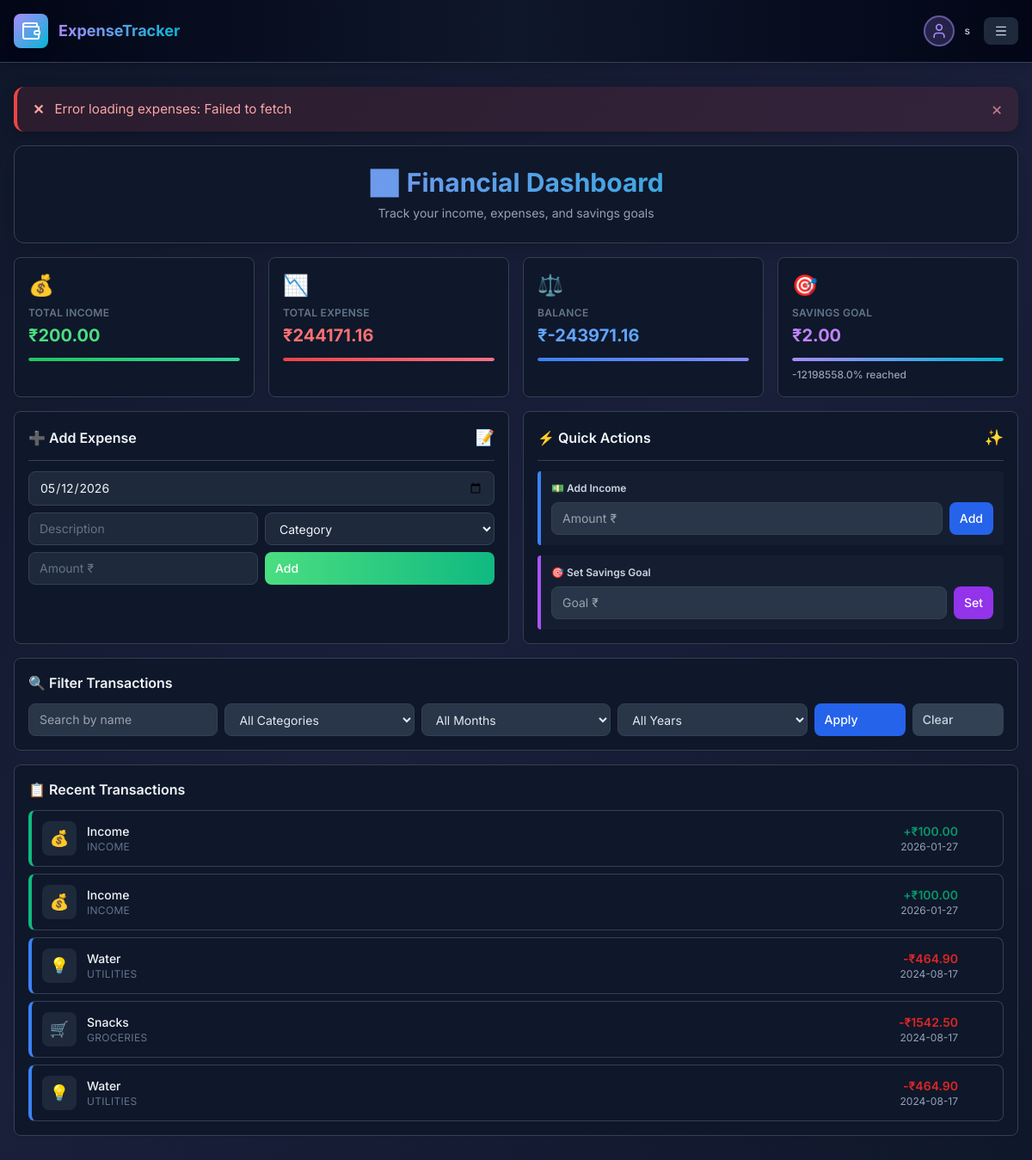
Before: / (signed in) with the older database file.
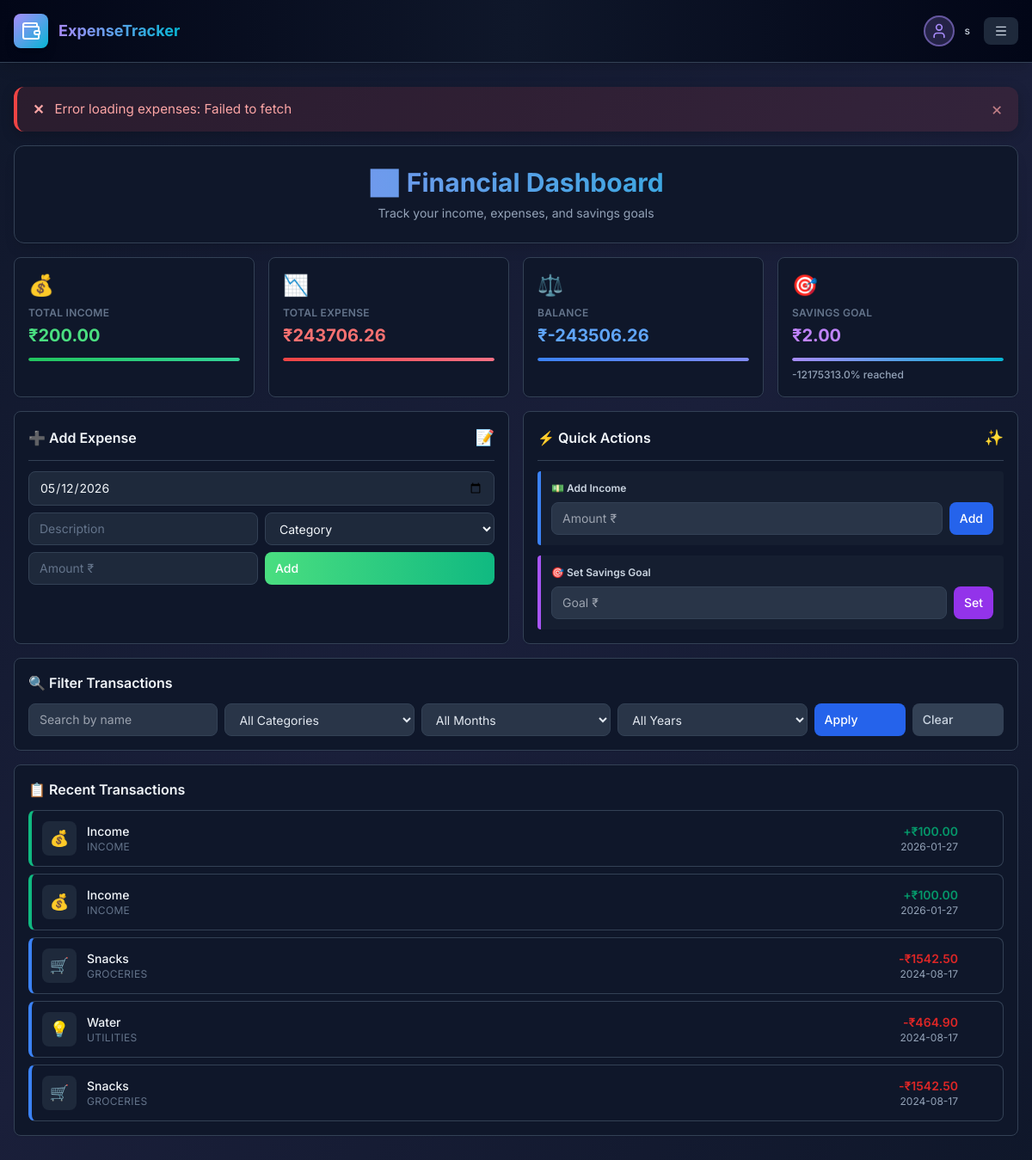
After: the same page with the newer database file.
### tables this page shows
CREATE TABLE goals (
                    user_id INTEGER PRIMARY KEY,
                    goal_amount REAL DEFAULT 0);

CREATE TABLE expenses (
                    id INTEGER PRIMARY KEY AUTOINCREMENT,
                    user_id INTEGER,
                    date TEXT,
                    name TEXT,
                    category TEXT,
                    amount REAL);

### app.py (the view)
@app.route('/', methods=['GET', 'POST'])
def index():
    if 'user_id' not in session:
        return redirect(url_for('login'))
    conn = get_db()
    filter_category = request.args.get('category', '').strip()
    filter_month = request.args.get('month', 'All')
    filter_year = request.args.get('year', 'All')
    filter_name = request.args.get('name', '').strip()
    query = "SELECT * FROM expenses WHERE user_id = ?"
    params = [session['user_id']]
    if filter_category and filter_category.lower() != "all":
        query += " AND LOWER(category) = ?"
        params.append(filter_category.lower())
    if filter_month != "All":
        query += " AND strftime('%m', date) = ?"
        params.append(f"{int(filter_month):02d}")
    if filter_year != "All":
        query += " AND strftime('%Y', date) = ?"
        params.append(filter_year)
    if filter_name:
        query += " AND LOWER(name) LIKE ?"
        params.append(f"%{filter_name.lower()}%")
    query += " ORDER BY date DESC"
    if not (filter_category or filter_month != "All" or filter_year != "All" or filter_name):
        query += " LIMIT 5"
    expenses = conn.execute(query, params).fetchall()
    total_income = sum(e['amount'] for e in conn.execute(
        "SELECT amount FROM expenses WHERE user_id = ? AND LOWER(category) = 'income'",
        (session['user_id'],)
    ))
    total_expense = sum(e['amount'] for e in conn.execute(
        "SELECT amount FROM expenses WHERE user_id = ? AND LOWER(category) != 'income'",
        (session['user_id'],)
    ))
    balance = total_income - total_expense
    g = conn.execute("SELECT goal_amount FROM goals WHERE user_id = ?", (session['user_id'],)).fetchone()
    goal = g['goal_amount'] if g else 0
    progress = (balance / goal * 100) if goal > 0 else 0
    years = [r['y'] for r in conn.execute(
        "SELECT DISTINCT strftime('%Y', date) as y FROM expenses WHERE user_id = ? ORDER BY y DESC",
        (session['user_id'],)
    ) if r['y']]
    conn.close()
    return render_template(
        'index.html',
        expenses=expenses,
        total_income=total_income,
        total_expense=total_expense,
        balance=balance,
        goal=goal,
        progress=progress,
        filter_category=filter_category,
        filter_month=filter_month,
        filter_year=filter_year,
        filter_name=filter_name,
        years=years
    )

### templates/index.html (shortened to what this page needs)
{% extends "base.html" %}
{% block content %}
<div class="dashboard-container space-y-4">
  <div class="bg-slate-900 border border-slate-700 rounded-xl p-6 shadow-lg text-center">
    <h2 class="text-3xl font-bold text-transparent bg-gradient-to-r from-primary to-accent bg-clip-text mb-2">📊 Financial Dashboard</h2>
    <p class="text-slate-400 text-sm">Track your income, expenses, and savings goals</p>
  </div>
  <div id="stats-container" class="grid grid-cols-1 md:grid-cols-2 lg:grid-cols-4 gap-4">
    <div class="bg-slate-900 border border-slate-700 rounded-lg p-4 shadow-sm hover:shadow-lg hover:border-slate-600 hover:bg-slate-800 transition-all">
      <div class="stat-icon text-2xl mb-2">💰</div>
      <p class="stat-label text-xs font-semibold text-slate-500 uppercase tracking-wide">Total Income</p>
      <p class="stat-value text-xl font-bold text-green-400 mt-1" id="total-income">₹{{ "%.2f"|format(total_income) }}</p>
      <div class="stat-bar h-1 bg-slate-800 rounded mt-3 overflow-hidden">
        <div class="stat-bar-fill h-full bg-gradient-to-r from-green-500 to-emerald-400"></div>
      </div>
    </div>
    <div class="bg-slate-900 border border-slate-700 rounded-lg p-4 shadow-sm hover:shadow-lg hover:border-slate-600 hover:bg-slate-800 transition-all">
      <div class="stat-icon text-2xl mb-2">📉</div>
      <p class="stat-label text-xs font-semibold text-slate-500 uppercase tracking-wide">Total Expense</p>
      <p class="stat-value text-xl font-bold text-red-400 mt-1" id="total-expense">₹{{ "%.2f"|format(total_expense) }}</p>
      <div class="stat-bar h-1 bg-slate-800 rounded mt-3 overflow-hidden">
        <div class="stat-bar-fill h-full bg-gradient-to-r from-red-500 to-rose-400"></div>
      </div>
    </div>
    <div class="bg-slate-900 border border-slate-700 rounded-lg p-4 shadow-sm hover:shadow-lg hover:border-slate-600 hover:bg-slate-800 transition-all">
      <div class="stat-icon text-2xl mb-2">⚖️</div>
      <p class="stat-label text-xs font-semibold text-slate-500 uppercase tracking-wide">Balance</p>
      <p class="stat-value text-xl font-bold text-blue-400 mt-1" id="balance">₹{{ "%.2f"|format(balance) }}</p>
      <div class="stat-bar h-1 bg-slate-800 rounded mt-3 overflow-hidden">
        <div class="stat-bar-fill h-full bg-gradient-to-r from-blue-500 to-indigo-400"></div>
      </div>
    </div>
    <div class="bg-slate-900 border border-slate-700 rounded-lg p-4 shadow-sm hover:shadow-lg hover:border-slate-600 hover:bg-slate-800 transition-all">
      <div class="stat-icon text-2xl mb-2">🎯</div>
      <p class="stat-label text-xs font-semibold text-slate-500 uppercase tracking-wide">Savings Goal</p>
      <p class="stat-value text-xl font-bold text-purple-400 mt-1" id="goal-amount">₹{{ "%.2f"|format(goal) }}</p>
      <div id="goal-progress" class="mt-3">
        {% if goal > 0 %}
        <div class="h-1 bg-slate-800 rounded overflow-hidden mb-1">
          <div class="progress-bar h-full bg-gradient-to-r from-primary to-accent" style="width: {{ progress|round(1) }}%"></div>
        </div>
        <small class="progress-text text-xs text-slate-400">{{ progress|round(1) }}% reached</small>
        {% else %}
        <small class="progress-text text-xs text-slate-500">No goal set</small>
        {% endif %}
      </div>
    </div>
  </div>
  <div class="grid grid-cols-1 lg:grid-cols-2 gap-4">
    <div class="bg-slate-900 border border-slate-700 rounded-lg p-4 shadow-sm hover:shadow-lg hover:border-slate-600 transition-all">
      <div class="flex justify-between items-center pb-3 border-b border-slate-700 mb-3">
        <h5 class="text-base font-semibold text-slate-100 m-0">➕ Add Expense</h5>
        <span class="text-lg">📝</span>
      </div>
      <form id="expenseForm" class="space-y-2" onsubmit="return false;">
        <div>
          <input type="date" id="expenseDate" name="date" class="w-full px-3 py-2 bg-slate-800 border border-slate-700 rounded-lg text-sm text-slate-100 focus:outline-none focus:ring-2 focus:ring-primary focus:border-transparent" required>
        </div>
        <div class="grid grid-cols-2 gap-2">
          <input type="text" name="name" class="w-full px-3 py-2 bg-slate-800 border border-slate-700 rounded-lg text-sm text-slate-100 placeholder-slate-500 focus:outline-none focus:ring-2 focus:ring-primary focus:border-transparent" placeholder="Description" required>
          <select name="category" class="w-full px-3 py-2 bg-slate-800 border border-slate-700 rounded-lg text-sm text-slate-100 focus:outline-none focus:ring-2 focus:ring-primary focus:border-transparent" required>
            <option value="" class="bg-slate-800 text-slate-100">Category</option>
          </select>
        </div>
        <div class="grid grid-cols-2 gap-2">
          <input type="number" name="amount" step="0.01" class="w-full px-3 py-2 bg-slate-800 border border-slate-700 rounded-lg text-sm text-slate-100 placeholder-slate-500 focus:outline-none focus:ring-2 focus:ring-primary focus:border-transparent" placeholder="Amount ₹" required>
          <button type="button" onclick="addExpense(); return false;" class="px-3 py-2 bg-gradient-to-r from-success to-emerald-500 text-white font-medium rounded-lg text-sm hover:shadow-lg hover:from-emerald-500 hover:to-green-500 transition-all">Add</button>
        </div>
      </form>
    </div>
    <div class="bg-slate-900 border border-slate-700 rounded-lg p-4 shadow-sm hover:shadow-lg hover:border-slate-600 hover:bg-slate-800 transition-all">
      <div class="flex justify-between items-center pb-3 border-b border-slate-700 mb-3">
        <h5 class="text-base font-semibold text-slate-100 m-0">⚡ Quick Actions</h5>
        <span class="text-lg">✨</span>
      </div>
      <div class="space-y-3">
        <div class="border-l-4 border-blue-500 bg-slate-800/40 p-3 rounded">
          <label class="block text-xs font-semibold text-slate-300 mb-2">💵 Add Income</label>
          <div class="flex gap-2">
            <input type="number" id="incomeAmount" step="0.01" class="flex-1 px-3 py-2 border border-slate-700 rounded-lg text-sm focus:outline-none focus:ring-2 focus:ring-primary focus:border-transparent" placeholder="Amount ₹">
            <button type="button" onclick="addIncome(); return false;" class="px-3 py-2 bg-blue-600 text-white font-medium rounded-lg text-sm hover:bg-blue-700 transition-colors">Add</button>
          </div>
        </div>
        <div class="border-l-4 border-purple-500 bg-slate-800/40 p-3 rounded">
          <label class="block text-xs font-semibold text-slate-300 mb-2">🎯 Set Savings Goal</label>
          <div class="flex gap-2">
            <input type="number" id="goalAmount" step="0.01" class="flex-1 px-3 py-2 border border-slate-700 rounded-lg text-sm focus:outline-none focus:ring-2 focus:ring-primary focus:border-transparent" placeholder="Goal ₹">
            <button type="button" onclick="setGoal(); return false;" class="px-3 py-2 bg-purple-600 text-white font-medium rounded-lg text-sm hover:bg-purple-700 transition-colors">Set</button>
          </div>
        </div>
      </div>
    </div>
  </div>
  <div class="bg-slate-900 border border-slate-700 rounded-lg p-4 shadow-sm">
    <h5 class="text-base font-semibold text-slate-100 mb-3">🔍 Filter Transactions</h5>
    <form id="filterForm" class="space-y-3" onsubmit="return false;">
      <div class="grid grid-cols-1 md:grid-cols-2 lg:grid-cols-5 gap-2">
        <input type="text" name="name" class="px-3 py-2 border border-slate-700 rounded-lg text-sm focus:outline-none focus:ring-2 focus:ring-primary focus:border-transparent" placeholder="Search by name" value="{{ filter_name }}">
        <select name="category" class="px-3 py-2 border border-slate-700 rounded-lg text-sm focus:outline-none focus:ring-2 focus:ring-primary focus:border-transparent">
          <option value="">All Categories</option>
        </select>
        <select name="month" class="px-3 py-2 border border-slate-700 rounded-lg text-sm focus:outline-none focus:ring-2 focus:ring-primary focus:border-transparent">
          <option value="All">All Months</option>
        </select>
        <select name="year" class="px-3 py-2 border border-slate-700 rounded-lg text-sm focus:outline-none focus:ring-2 focus:ring-primary focus:border-transparent">
          <option value="All">All Years</option>
        </select>
        <div class="flex gap-2">
          <button type="button" onclick="applyFilter(); return false;" class="px-3 py-2 bg-blue-600 text-white font-medium rounded-lg text-sm hover:bg-blue-700 transition-colors w-full">Apply</button>
          <button type="button" onclick="clearFilter(); return false;" class="px-3 py-2 bg-slate-700 text-slate-300 font-medium rounded-lg text-sm hover:bg-slate-700 transition-colors w-full">Clear</button>
        </div>
      </div>
    </form>
  </div>
  <div class="bg-slate-900 border border-slate-700 rounded-lg p-4 shadow-sm">
    <h5 class="text-base font-semibold text-slate-100 mb-3">📋 Recent Transactions</h5>
    <div id="transactionsList" class="space-y-2">
      {% for e in expenses %}
        <div id="expense-{{ e.id }}" class="flex items-center justify-between p-3 border border-slate-700 rounded-lg hover:bg-slate-800 transition-all group relative {% if e.category|lower == 'income' %}border-l-4 border-l-emerald-500{% else %}border-l-4 border-l-blue-500{% endif %}">
          <div class="flex items-center gap-3 flex-1">
            <div class="w-10 h-10 bg-slate-800 rounded-lg flex items-center justify-center text-lg flex-shrink-0">
              {% if e.category|lower == 'income' %}
                <span>💰</span>
              {% elif e.category|lower == 'education' %}
                <span>🎓</span>
              {% elif e.category|lower == 'healthcare' %}
                <span>🏥</span>
              {% elif e.category|lower == 'entertainment' %}
                <span>🎬</span>
              {% elif e.category|lower == 'utilities' %}
                <span>💡</span>
              {% elif e.category|lower == 'groceries' %}
                <span>🛒</span>
              {% elif e.category|lower == 'transport' %}
                <span>🚗</span>
              {% else %}
                <span>📌</span>
              {% endif %}
            </div>
            <div>
              <p class="font-medium text-sm text-slate-100 m-0">{{ e.name }}</p>
              <p class="text-xs text-slate-500 uppercase tracking-wide m-0">{{ e.category }}</p>
            </div>
          </div>
          <div class="text-right mr-10">
            <p class="font-semibold text-sm m-0 {% if e.category|lower == 'income' %}text-emerald-600{% else %}text-red-600{% endif %}">
              {% if e.category|lower == 'income' %}+{% else %}-{% endif %}₹{{ "%.2f"|format(e.amount) }}
            </p>
            <p class="text-xs text-slate-400 m-0">{{ e.date }}</p>
          </div>
        </div>
      {% endfor %}
    </div>
  </div>
</div>
{% endblock %}

### templates/base.html (shortened to what this page needs)
<!DOCTYPE html>
<html lang="en">
<head>
  <script src="https://cdn.tailwindcss.com"></script>
  <link rel="stylesheet" href="{{ url_for('static', filename='style.css') }}">
</head>
<body class="bg-gradient-dark text-slate-200 font-sans antialiased">
  <nav class="bg-gradient-to-r from-slate-950 via-slate-900 to-slate-950 border-b border-slate-700 px-4 py-4 shadow-lg sticky top-0 z-50 backdrop-blur-xl">
    <div class="max-w-7xl mx-auto flex justify-between items-center">
      <a href="/" class="flex items-center gap-3 hover:opacity-80 transition-opacity duration-200">
        <div class="w-10 h-10 rounded-lg bg-gradient-primary flex items-center justify-center shadow-lg">
          <i data-lucide="wallet" class="w-6 h-6 text-white"></i>
        </div>
        <span class="font-bold text-lg bg-gradient-to-r from-primary to-accent bg-clip-text text-transparent">ExpenseTracker</span>
      </a>
      <div class="flex items-center gap-4">
        {% if session.username %}
          <div class="flex items-center gap-3">
            {% if session.picture %}
              <img src="{{ session.picture }}" alt="Profile"
                class="w-9 h-9 rounded-full border-2 border-primary border-opacity-50 object-cover">
            {% else %}
              <div class="w-9 h-9 rounded-full border-2 border-primary border-opacity-50 bg-primary bg-opacity-20 flex items-center justify-center">
                <i data-lucide="user" class="w-5 h-5 text-primary"></i>
              </div>
            {% endif %}
            <span class="text-slate-300 text-xs font-medium hidden sm:block max-w-[120px] truncate">{{ session.username }}</span>
          </div>
        {% endif %}
        <div class="relative">
          <button id="menuDropdown" class="flex items-center gap-2 px-3 py-2 rounded-lg bg-slate-800 border border-slate-700 text-slate-300 hover:bg-slate-700 transition-all duration-200">
            <i data-lucide="menu" class="w-4 h-4"></i>
          </button>
        </div>
      </div>
    </div>
  </nav>
  <div class="max-w-7xl mx-auto px-4 py-4 mb-8 min-h-[80vh]">
    {% block content %}{% endblock %}
  </div>
</body>
</html>

Changed rows visible on the page:
removed expenses: name "Water", category "UTILITIES", amount "464.90", date "2024-08-17"
now on this page (row unchanged): expenses: name "Snacks", category "GROCERIES", amount "1542.50", date "2024-08-17"
Other visible differences:
{{ "%.2f"|format(total_expense) }}: "244171.16" → "243706.26"
{{ "%.2f"|format(balance) }}: "-243971.16" → "-243506.26"
{{ progress|round(1) }}: "-12198558.0" → "-12175313.0"
